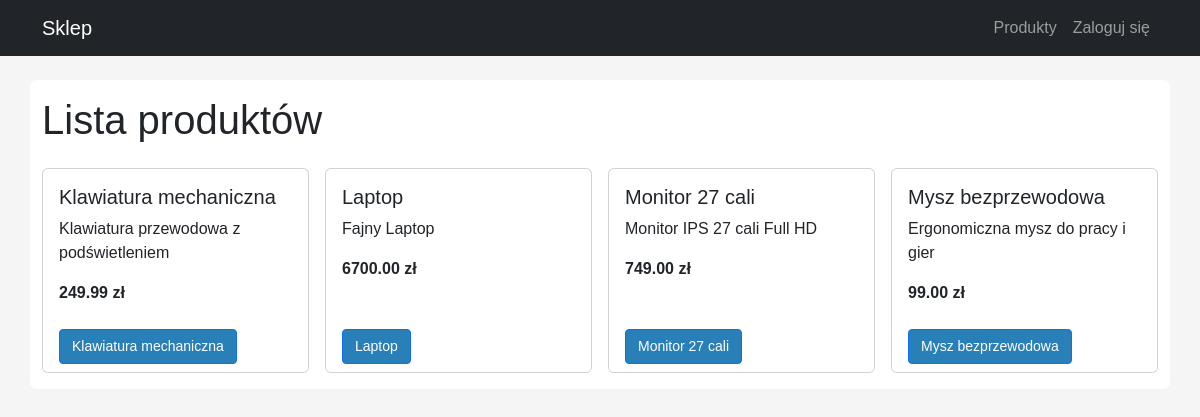
The app's page /produkty/ with its own data.
### sklep_aplikacja/models.py (models this page shows, shortened)
class Produkt(models.Model):
    nazwa_produktu = models.CharField(max_length=150)
    slug = models.SlugField(max_length=180, unique=True, blank=True)
    kategoria = models.ForeignKey(
        Kategoria,
        on_delete=models.PROTECT,
        related_name="produkty",
        null=True,
        blank=True,
    )
    opis = models.TextField(blank=True)
    cena_produktu = models.DecimalField(
        max_digits=10,
        decimal_places=2,
        validators=[MinValueValidator(0)],
    )
    stan_magazynowy = models.PositiveIntegerField(default=0)
    czy_aktywny = models.BooleanField(default=True)

### sklep_aplikacja/views.py (the view)
# urls.py: path("produkty/", views.lista_produktow, name="lista_produktow"),
@ratelimit(key="ip", rate="60/m", method="GET", block=True)
def lista_produktow(request):
    produkty = Produkt.objects.filter(czy_aktywny=True).order_by("nazwa_produktu")
    paginator = Paginator(produkty, 12)
    numer_strony = request.GET.get("page")
    page_obj = paginator.get_page(numer_strony)
    return render(request, "sklep_aplikacja/lista_produktow.html", {
        "page_obj": page_obj,
    })

### sklep_aplikacja/templates/sklep_aplikacja/lista_produktow.html (shortened to what this page needs)
{% extends "sklep_aplikacja/bazowy.html" %}
{% block content %}
    <h1 class="mb-4">Lista produktów</h1>
    <div class="row g-3">
        {% for produkt in page_obj %}
            <div class="col-md-4 col-lg-3">
                <div class="card h-100">
                    <div class="card-body">
                        <h5 class="card-title">{{ produkt.nazwa_produktu }}</h5>
                        <p class="card-text">{{ produkt.opis|truncatechars:80 }}</p>
                        <p class="card-text"><strong>{{ produkt.cena_produktu }} zł</strong></p>
                    </div>
                    <div class="card-footer bg-white border-0">
                        <a href="{% url 'szczegoly_produktu' produkt.slug %}" class="btn btn-primary btn-sm">{{ produkt.nazwa_produktu }}</a>
                    </div>
                </div>
            </div>
        {% empty %}
            <p>Brak produktów.</p>
        {% endfor %}
    </div>
{% endblock %}

### sklep_aplikacja/templates/sklep_aplikacja/bazowy.html (shortened to what this page needs)
{% load static %}
<!DOCTYPE html>
<html lang="pl">
<head>
    <link href="https://cdn.jsdelivr.net/npm/bootstrap@5.3.2/dist/css/bootstrap.min.css" rel="stylesheet">
    <link rel="stylesheet" href="{% static 'sklep_aplikacja/style.css' %}">
</head>
<body>
{% include "sklep_aplikacja/includes/menu.html" %}
<main class="container">
  {% block content %}{% endblock %}
</main>
</body>
</html>

### sklep_aplikacja/templates/sklep_aplikacja/includes/menu.html (shortened to what this page needs)
<nav class="navbar navbar-expand-lg navbar-dark bg-dark mb-4">
  <div class="container">
    <a class="navbar-brand" href="{% url 'strona_glowna' %}">Sklep</a>
    <ul class="navbar-nav ms-auto">
      <li class="nav-item">
        <a class="nav-link" href="{% url 'lista_produktow' %}">Produkty</a>
      </li>
      {% if user.is_authenticated %}
        <li class="nav-item">
            <a class="nav-link" href="{% url 'historia_zamowien' %}">Moje zamówienia</a>
        </li>
        <li class="nav-item">
        <a class="nav-link" href="{% url 'koszyk' %}">Koszyk</a>
        </li>
        <li class="nav-item">
        <a class="nav-link" href="{% url 'panel_klienta' %}">Mój profil</a>
        </li>
        <li class="nav-item">
          <span class="navbar-text text-light me-2">
            Zalogowany: {{ user.username }}
          </span>
        </li>
        <li class="nav-item">
          <form method="post" action="{% url 'logout' %}" class="d-inline">
            {% csrf_token %}
            <button type="submit" class="btn btn-outline-light btn-sm">Wyloguj</button>
          </form>
        </li>
      {% else %}
        <li class="nav-item">
          <a class="nav-link" href="{% url 'login' %}">Zaloguj się</a>
        </li>
      {% endif %}
    </ul>
  </div>
</nav>

### sklep_aplikacja/static/sklep_aplikacja/style.css (style rules this page uses)
body { font-family: Arial, sans-serif; margin: 0; padding: 0; background: #f5f5f5; }
main { max-width: 1100px; margin: 1em auto; padding: 1em; background: white; border-radius: 6px; }
.btn { background: #2980b9; color: white; padding: 6px 12px; border-radius: 4px; text-decoration: none; display: inline-block; }

### records on screen
Produkt: nazwa_produktu "Klawiatura mechaniczna", opis "Klawiatura przewodowa z podświetleniem", cena_produktu "249.99"
Produkt: nazwa_produktu "Laptop", opis "Fajny Laptop", cena_produktu "6700.00"
Produkt: nazwa_produktu "Monitor 27 cali", opis "Monitor IPS 27 cali Full HD", cena_produktu "749.00"
Produkt: nazwa_produktu "Mysz bezprzewodowa", opis "Ergonomiczna mysz do pracy i gier", cena_produktu "99.00"
